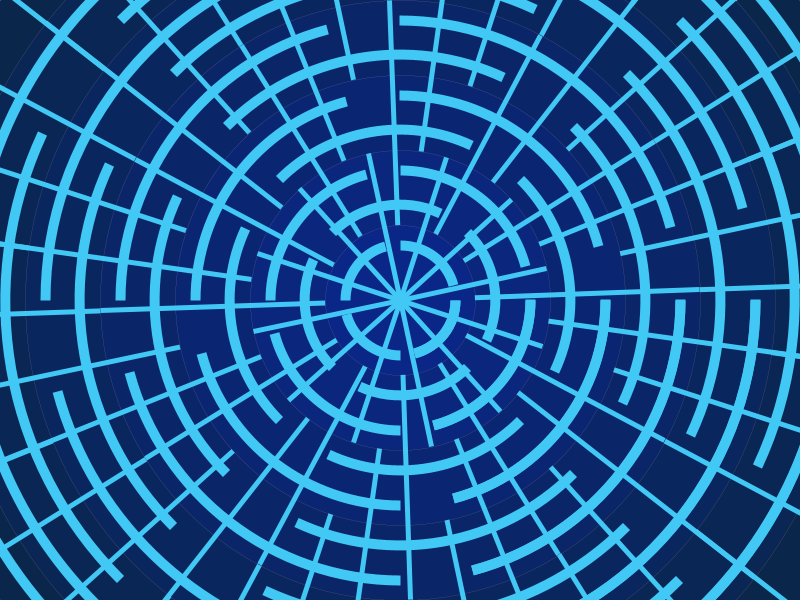
Frame 1 (no input)
Frame 60 (the mouse pressed at the canvas centre just before this capture): identical to frame 1, image omitted
Frame 120 (the mouse held since frame 60 and released just before this capture): identical to frame 1, image omitted

The Processing sketch that drew this single still picture (run headless with seeded random() and noise(); from frame 60 on, the mouse is pressed at the canvas centre):

// Processing sketch: Image4
// ── Image4.pde
void setup() {
  size(800,600); 
}

void draw(){
  noStroke();
  int CircleQuan = 14; //number of background circles
  float ExpoFactor = 1; //Circle's decreasing expodential factor
    noStroke();
  for (int i = CircleQuan; i >= 1; i--) {
    noStroke();
      fill(10,38, 145-10*i);
      float CircleSize = 5*pow(i*30, ExpoFactor); 
      
      ellipse(width/2, height/2, CircleSize, CircleSize);
     
      strokeWeight(0);
      stroke(201, 156, 156);
      fill(2,42,1,0);
      ellipse(width/2, height/2, CircleSize, CircleSize);  //hihiuhhhihuhu
      stroke(66, 200, 244);
      strokeWeight(10);
      strokeCap(SQUARE);
      arc(width/2, height/2, CircleSize-40, CircleSize-40, 0, radians(75), OPEN);
      arc(width/2, height/2, CircleSize-40, CircleSize-40, radians(90), radians(90+75), OPEN);
      arc(width/2, height/2, CircleSize-40, CircleSize-40, radians(180), radians(180+75), OPEN);
      arc(width/2, height/2, CircleSize-40, CircleSize-40, radians(270), radians(270+75), OPEN);
      arc(width/2, height/2, CircleSize-40, CircleSize-40, radians(360), radians(360+75), OPEN);
      
      strokeWeight(10);
      stroke(201, 156, 156);
      fill(2,42,1,0);
      //ellipse(width/2, height/2, CircleSize, CircleSize);  //hihiuhhhihuhu
      stroke(66, 200, 244);
      strokeCap(SQUARE);
      arc(width/2, height/2, CircleSize+40, CircleSize+40, 0+45, radians(70+45), OPEN);
      arc(width/2, height/2, CircleSize+40, CircleSize+40, radians(90+45), radians(90+70+45), OPEN);
      arc(width/2, height/2, CircleSize+40, CircleSize+40, radians(180+45), radians(180+70+45), OPEN);
      arc(width/2, height/2, CircleSize+40, CircleSize+40, radians(270+45), radians(270+70+45), OPEN);
       arc(width/2, height/2, CircleSize+40, CircleSize+40, radians(360+45), radians(360+70+45), OPEN);
     
     for (int c = 1; c <= 12; c++) {
       strokeWeight(5);
     line(width/2, height/2, InputX(width/2, c*30+38+i*10, CircleSize), InputY(height/2, c*30+38+i*10, CircleSize));
     
     }
     
     
     
      for (int a = 1; a<= 10; a++){
        noStroke();
        fill(50);
        //arc(width/2, height/2, CircleSize, CircleSize, radians((20*a)), radians((20*a+5)), PIE);
      }
    }
    
    
    /*
    
     for (int  b= 1; b<= 36; b++) {
       line(width/2, height/2, InputX(width/2, b*10, 100), InputY(height/2, b*10, 100));
     }
    */
    
    
    
    save("image.png");
}
 
//given the center point of rotation, the rotational angle and radius, these methods will use trignometry to return a point along the desired circular circumference
//these two methods are the exact same, except is for the x coordinate and the other is for the y coordinate. I could have merged them together using arrays.
float InputX(int x, float degrees, float radius) {
  float NewXPos;
  float CircularPos;
  CircularPos = (radius * cos(radians(degrees)));
  NewXPos = (x+CircularPos);
  return  NewXPos;
}

float InputY(int y, float degrees, float radius) {
  float NewYPos;
  float CircularPos;
  CircularPos = (radius * sin(radians(degrees)));
  NewYPos = (y+CircularPos);
  return NewYPos;
}
